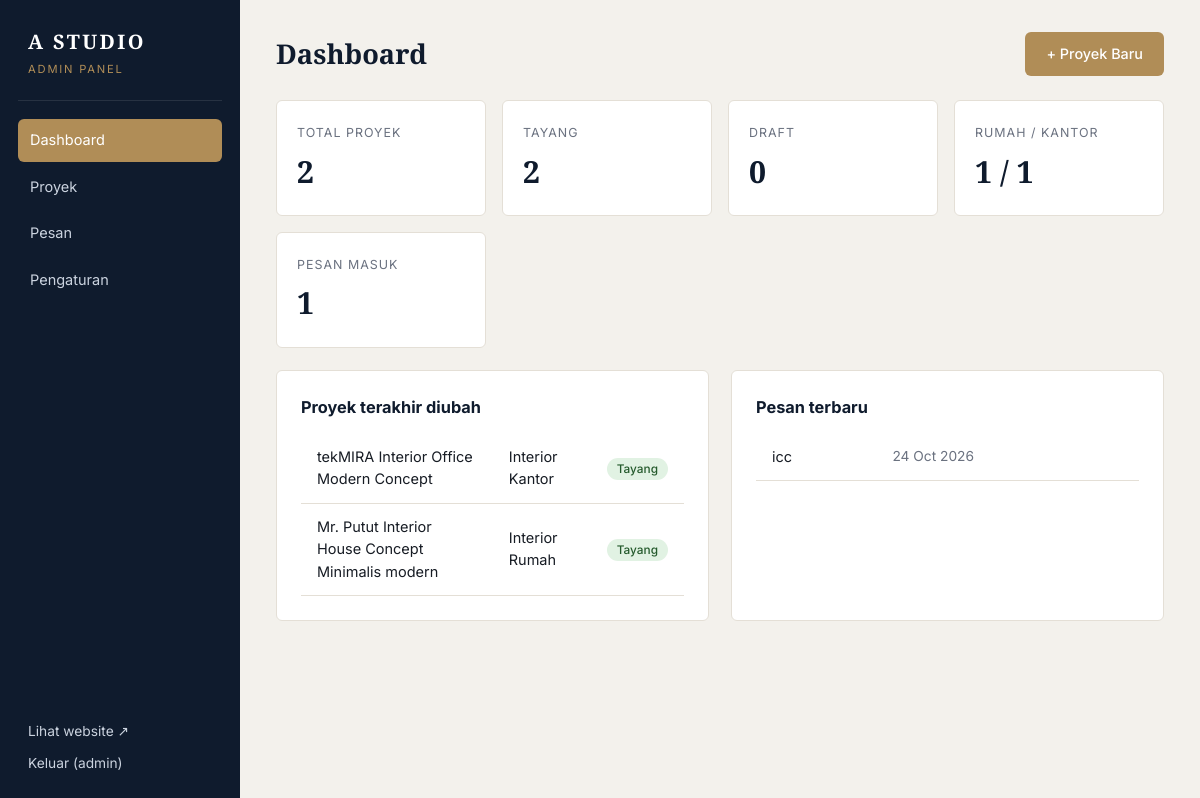
The page /admin (signed in) on the database its author committed.
### models.py (models this page shows, shortened)
class Setting(db.Model):
    key = db.Column(db.String(60), primary_key=True)
    value = db.Column(db.Text, default="")
    @classmethod
    def all(cls):
        data = dict(DEFAULT_SETTINGS)
        for row in cls.query.all():
            data[row.key] = row.value or ""
        return data

class User(UserMixin, db.Model):
    id = db.Column(db.Integer, primary_key=True)
    username = db.Column(db.String(60), unique=True, nullable=False)
    password_hash = db.Column(db.String(255), nullable=False)

class Project(db.Model):
    id = db.Column(db.Integer, primary_key=True)
    title = db.Column(db.String(160), nullable=False)
    slug = db.Column(db.String(180), unique=True, nullable=False, index=True)
    category = db.Column(db.String(30), nullable=False, default="house", index=True)
    client = db.Column(db.String(160))
    location = db.Column(db.String(160))
    year = db.Column(db.Integer)
    area = db.Column(db.String(60))      # contoh: "250 m²"
    scope = db.Column(db.String(160))    # contoh: "Desain & Build"
    summary = db.Column(db.String(300))
    description = db.Column(db.Text)
    is_featured = db.Column(db.Boolean, default=False, nullable=False)
    is_published = db.Column(db.Boolean, default=True, nullable=False)
    created_at = db.Column(db.DateTime, default=datetime.utcnow)
    updated_at = db.Column(db.DateTime, default=datetime.utcnow, onupdate=datetime.utcnow)
    images = db.relationship(
        "ProjectImage", backref="project", cascade="all, delete-orphan",
        order_by="ProjectImage.position",
    )
    @property
    def category_label(self):
        return CATEGORIES.get(self.category, self.category)

class Message(db.Model):
    id = db.Column(db.Integer, primary_key=True)
    name = db.Column(db.String(120), nullable=False)
    email = db.Column(db.String(160))
    phone = db.Column(db.String(40))
    body = db.Column(db.Text, nullable=False)
    is_read = db.Column(db.Boolean, default=False, nullable=False)
    created_at = db.Column(db.DateTime, default=datetime.utcnow)

### app.py (the view)
@app.route("/admin")
@login_required
def admin_dashboard():
    stats = dict(
        total=Project.query.count(),
        published=Project.query.filter_by(is_published=True).count(),
        draft=Project.query.filter_by(is_published=False).count(),
        house=Project.query.filter_by(category="house").count(),
        office=Project.query.filter_by(category="office").count(),
        messages=Message.query.count(),
    )
    latest = Project.query.order_by(Project.updated_at.desc().nulls_last()).limit(5).all()
    msgs = Message.query.order_by(Message.created_at.desc()).limit(5).all()
    return render_template("admin/dashboard.html", stats=stats, latest=latest, msgs=msgs)

### app.py (called while the page is built)
@login_manager.user_loader
def load_user(user_id):
    return db.session.get(User, int(user_id))

def csrf_token():
    if "_csrf" not in session:
        session["_csrf"] = secrets.token_hex(16)
    return session["_csrf"]

@app.before_request
def verify_csrf():
    if request.method == "POST":
        sent = request.form.get("csrf_token", "")
        if not sent or not secrets.compare_digest(sent, session.get("_csrf", "")):
            abort(400, "Token tidak valid, coba refresh halaman.")

@app.context_processor
def inject_globals():
    s = Setting.all()
    wa = re.sub(r"\D", "", s.get("whatsapp", ""))
    if wa.startswith("0"):
        wa = "62" + wa[1:]
    text = quote("Halo A STUDIO, saya ingin konsultasi desain interior.")
    wa_link = f"https://wa.me/{wa}?text={text}" if wa else url_for("contact")
    unread = 0
    if current_user.is_authenticated:
        unread = Message.query.filter_by(is_read=False).count()
    return dict(S=s, wa_link=wa_link, csrf_token=csrf_token, unread_count=unread,
                now_year=datetime.now().year)

### templates/admin/dashboard.html (shortened to what this page needs)
{% extends "admin/base.html" %}
{% block content %}
<div class="topbar"><h1>Dashboard</h1><a href="{{ url_for('admin_project_new') }}" class="btn btn-gold">+ Proyek Baru</a></div>
<div class="cards">
  <div class="stat"><span>Total Proyek</span><b>{{ stats.total }}</b></div>
  <div class="stat"><span>Tayang</span><b>{{ stats.published }}</b></div>
  <div class="stat"><span>Draft</span><b>{{ stats.draft }}</b></div>
  <div class="stat"><span>Rumah / Kantor</span><b>{{ stats.house }} / {{ stats.office }}</b></div>
  <div class="stat"><span>Pesan Masuk</span><b>{{ stats.messages }}</b></div>
</div>
<div class="two-col">
  <section class="panel">
    <h2>Proyek terakhir diubah</h2>
    <table class="tbl">
      {% for p in latest %}
      <tr><td><a href="{{ url_for('admin_project_edit', pid=p.id) }}">{{ p.title }}</a></td><td>{{ p.category_label }}</td>
          <td><span class="badge {{ 'ok' if p.is_published else 'off' }}">{{ 'Tayang' if p.is_published else 'Draft' }}</span></td></tr>
      {% else %}<tr><td class="muted">Belum ada proyek.</td></tr>{% endfor %}
    </table>
  </section>
  <section class="panel">
    <h2>Pesan terbaru</h2>
    <table class="tbl">
      {% for m in msgs %}
      <tr><td><a href="{{ url_for('admin_message_view', mid=m.id) }}">{{ m.name }}</a>{% if not m.is_read %} <span class="badge new">Baru</span>{% endif %}</td>
          <td class="muted">{{ m.created_at.strftime('%d %b %Y') }}</td></tr>
      {% else %}<tr><td class="muted">Belum ada pesan.</td></tr>{% endfor %}
    </table>
  </section>
</div>
{% endblock %}

### templates/admin/base.html (shortened to what this page needs)
<!doctype html>
<html lang="id">
<head>
  <link rel="stylesheet" href="{{ url_for('static', filename='css/admin.css') }}">
</head>
<body>
<div class="shell">
  <aside class="side">
    <a href="{{ url_for('admin_dashboard') }}" class="brand">{{ S.company_name }}<small>Admin Panel</small></a>
    <nav>
      <a href="{{ url_for('admin_dashboard') }}" class="{{ 'on' if request.endpoint == 'admin_dashboard' }}">Dashboard</a>
      <a href="{{ url_for('admin_projects') }}" class="{{ 'on' if request.endpoint in ('admin_projects','admin_project_new','admin_project_edit') }}">Proyek</a>
      <a href="{{ url_for('admin_messages') }}" class="{{ 'on' if request.endpoint in ('admin_messages','admin_message_view') }}">Pesan{% if unread_count %}<em>{{ unread_count }}</em>{% endif %}</a>
      <a href="{{ url_for('admin_settings') }}" class="{{ 'on' if request.endpoint == 'admin_settings' }}">Pengaturan</a>
    </nav>
    <div class="side-foot">
      <a href="{{ url_for('index') }}" target="_blank">Lihat website ↗</a>
      <form method="post" action="{{ url_for('admin_logout') }}">
        <button class="link-btn">Keluar ({{ current_user.username }})</button>
      </form>
    </div>
  </aside>
  <main class="main">
    {% block content %}{% endblock %}
  </main>
</div>
</body>
</html>

### static/css/admin.css (style rules this page uses)
:root { --navy:#0f1b2d;--gold:#b08d57;--gold-d:#977746;--bg:#f3f1ec;--line:#e4dfd6;--muted:#6b7280;--ink:#171c24;--r:6px }
* { box-sizing:border-box;margin:0;padding:0 }
body { font-family:'Inter',system-ui,sans-serif;background:var(--bg);color:var(--ink);font-size:14.5px;line-height:1.55 }
a { color:inherit;text-decoration:none }
h1 { font-family:'Playfair Display',serif;font-size:1.7rem;color:var(--navy) }
h2 { font-size:1.02rem;margin-bottom:14px;color:var(--navy) }
.muted { color:var(--muted);font-size:.86rem }
.shell { display:grid;grid-template-columns:240px 1fr;min-height:100vh }
.side { background:var(--navy);color:#cbd3df;padding:26px 18px;display:flex;flex-direction:column;position:sticky;top:0;height:100vh }
.brand { font-family:'Playfair Display',serif;color:#fff;font-size:1.25rem;font-weight:700;letter-spacing:.12em;padding:0 10px 22px;border-bottom:1px solid rgba(255,255,255,.1);margin-bottom:18px }
.brand small { display:block;font-family:'Inter';font-weight:400;font-size:.7rem;letter-spacing:.16em;text-transform:uppercase;color:var(--gold);margin-top:4px }
.side nav { display:grid;gap:4px }
.side nav a { padding:10px 12px;border-radius:var(--r);display:flex;justify-content:space-between;align-items:center }
.side nav a.on { background:var(--gold);color:#fff }
.side-foot { margin-top:auto;display:grid;gap:10px;padding:0 10px;font-size:.86rem }
.link-btn { background:none;border:0;color:#cbd3df;cursor:pointer;text-align:left;font:inherit;padding:0 }
.main { padding:32px 36px 60px;min-width:0 }
.topbar { display:flex;justify-content:space-between;align-items:center;gap:16px;margin-bottom:24px;flex-wrap:wrap }
.panel { background:#fff;border:1px solid var(--line);border-radius:var(--r);padding:24px;margin-bottom:22px }
.btn { display:inline-block;padding:10px 20px;border-radius:var(--r);border:1px solid transparent;font:inherit;font-weight:500;cursor:pointer;transition:.15s;font-size:.9rem }
.btn-gold { background:var(--gold);color:#fff }
.cards { display:grid;grid-template-columns:repeat(auto-fit,minmax(170px,1fr));gap:16px;margin-bottom:22px }
.stat { background:#fff;border:1px solid var(--line);border-radius:var(--r);padding:20px }
.stat span { font-size:.78rem;color:var(--muted);text-transform:uppercase;letter-spacing:.08em }
.stat b { display:block;font-family:'Playfair Display',serif;font-size:1.9rem;color:var(--navy);margin-top:4px }
.two-col { display:grid;grid-template-columns:1fr 1fr;gap:22px }
.tbl { width:100%;border-collapse:collapse }
.tbl td,.tbl th { padding:12px 16px;border-bottom:1px solid var(--line);text-align:left;vertical-align:middle }
.badge { display:inline-block;padding:2px 10px;border-radius:20px;font-size:.74rem;font-weight:500;border:0;font-family:inherit }
.badge.ok { background:#e1f2e3;color:#245a2c }

### rows shown on the page
Setting: company_name "A STUDIO"
User: username "admin"
Project: title "tekMIRA Interior Office Modern Concept", category_label "Interior Kantor", is_published "Tayang"
Project: title "Mr. Putut Interior House Concept Minimalis modern", category_label "Interior Rumah", is_published "Tayang"
Message: name "icc", created_at "24 Oct 2026"

### other values the page prints
{{ stats.total }} "2"
{{ stats.published }} "2"
{{ stats.draft }} "0"
{{ stats.house }} "1"
{{ stats.office }} "1"
{{ stats.messages }} "1"
